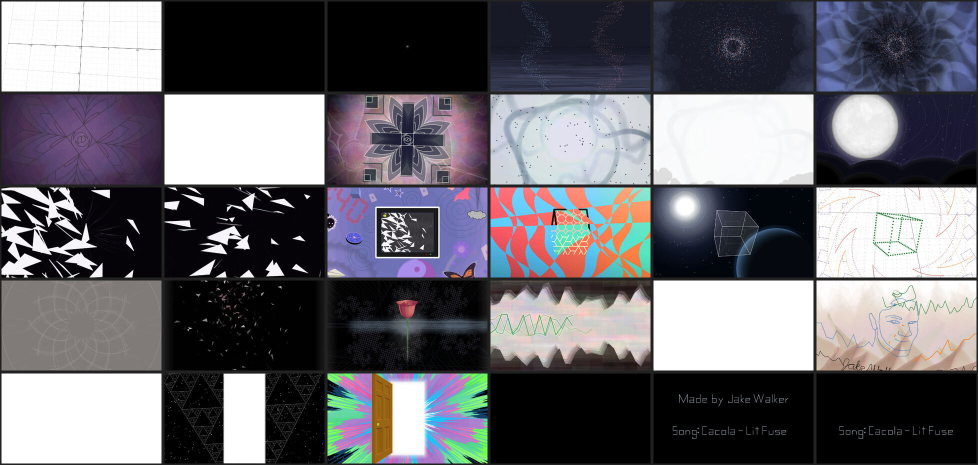
#> input picture research/img/apotheosis.jpg, 1956 x 930 px (shown at 1/2 size); its folder holds only this picture in this run
$ python -i cel.py   (imports and definitions only)
#> lines starting #> are read from the running program, lines starting #| are printed output that depends on the picture; after the words box and inside, x2 and y2 are one past the last pixel; in counts of white or black regions, pixels touching at a corner belong together
#!/usr/bin/env python3
"""Clean, hand-made-looking flat-colour ("cel") version of a frame.

One palette per shot (no colour flicker between frames), mean-shift flattening,
soft majority vote on the label map (no speckles, smooth borders), then potrace
with smooth curves. Returns the same slot list video_link.py packs.
"""
import numpy as np, cv2
from video2desmos import potrace_rings

def flatten(img, sp=10, sr=24):
    return cv2.pyrMeanShiftFiltering(img, sp, sr)

# [56 lines left out: functions _km, fit_palette, accent_masks, not called in this run]

def ink(img, block=15, C=18, min_px=30, min_len=12):
    """Ink lines: pixels clearly darker than their neighbourhood (works for grey
    pencil on white as well as black ink), kept only in stroke-like pieces so that
    ground texture and film grain do not turn into speckles."""
#> called with block = 15, C = 18, min_px = 30, min_len = 12
    g = cv2.cvtColor(img, cv2.COLOR_RGB2GRAY)
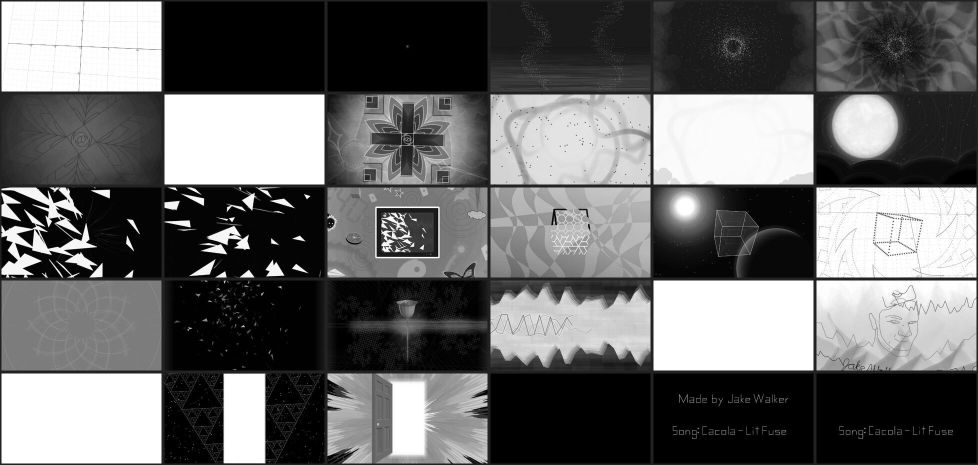
#> g: shape (930, 1956) (shown at 1/2 size); min 0, max 255, mean 105.4
    m = cv2.adaptiveThreshold(g, 255, cv2.ADAPTIVE_THRESH_MEAN_C, cv2.THRESH_BINARY_INV, block, C) > 0
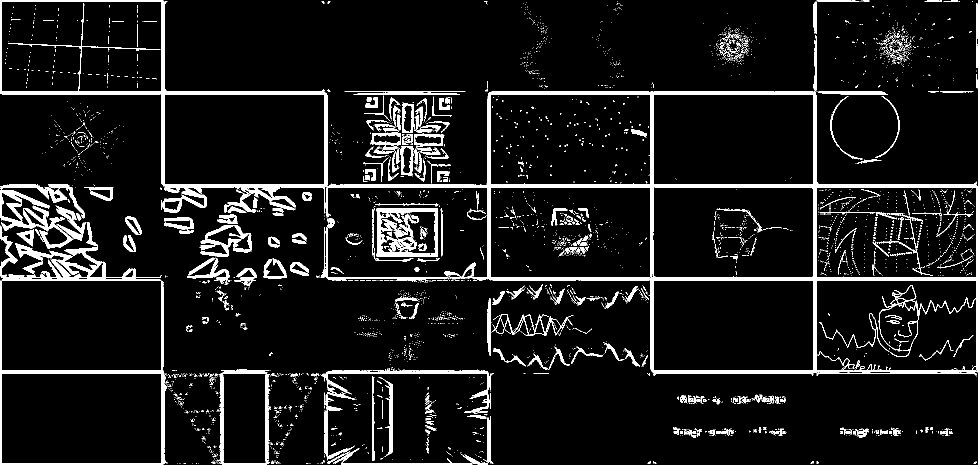
#> m: shape (930, 1956) bool (shown at 1/2 size); 7.7% white; 4098 white regions (3749 under 20 px), largest, box (x1, y1, x2, y2) and area: (0, 0, 1956, 752) 45329, (0, 444, 323, 561) 7539, (0, 369, 170, 498) 6194
    # drop thick dark blobs (a shadow core inside hair is a fill, not a line)
    m &= ~(cv2.morphologyEx(m.astype(np.uint8), cv2.MORPH_OPEN, cv2.getStructuringElement(cv2.MORPH_ELLIPSE, (7, 7))) > 0)
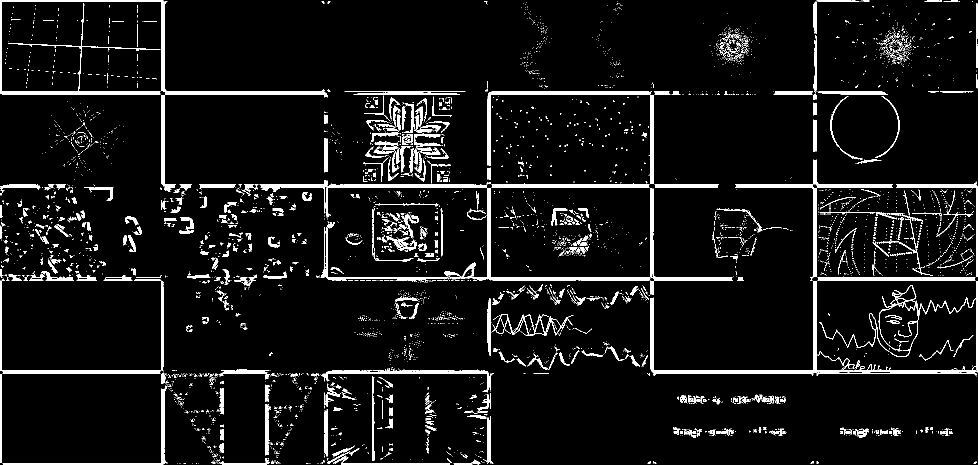
#> m: shape (930, 1956) bool (shown at 1/2 size); 6% white; 4739 white regions (4193 under 20 px), largest, box (x1, y1, x2, y2) and area: (0, 0, 654, 195) 6488, (1300, 562, 1956, 752) 5926, (888, 376, 1466, 561) 5596
    n, cc, st, _ = cv2.connectedComponentsWithStats(m.astype(np.uint8), 8)
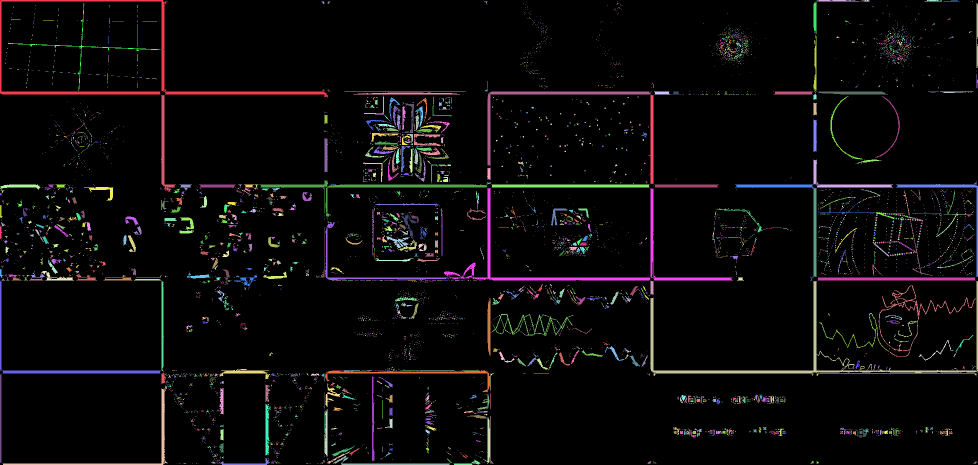
#> cc: shape (930, 1956) int32 (shown at 1/2 size); 4740 distinct labels, from 0 to 4739; one colour per label, 0 black
#> n = 4740
    keep = np.zeros(n, bool)
    keep[1:] = (st[1:, cv2.CC_STAT_AREA] >= min_px) & (np.maximum(st[1:, cv2.CC_STAT_WIDTH], st[1:, cv2.CC_STAT_HEIGHT]) >= min_len)
    return keep[cc]
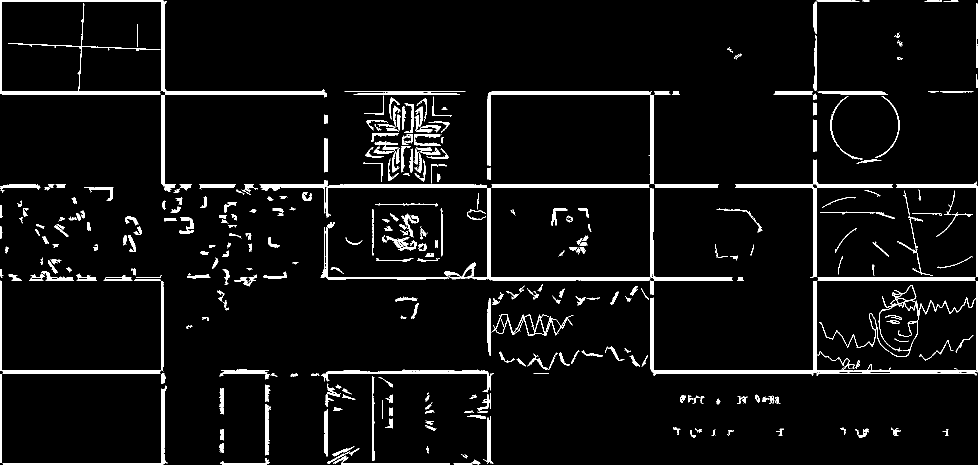
#> returned value: shape (930, 1956) bool (shown at 1/2 size); 5% white; 363 white regions, largest, box (x1, y1, x2, y2) and area: (0, 0, 654, 195) 6488, (1300, 562, 1956, 752) 5926, (888, 376, 1466, 561) 5596

# [50 lines left out: functions light_ink, labels, merge_islands, not called in this run]

def rgb(cen):
    return cv2.cvtColor(cen.reshape(1, -1, 3).astype(np.uint8), cv2.COLOR_LAB2RGB).reshape(-1, 3)

# [26 lines left out: function cel_slots, not called in this run]

>>> import cv2
>>> picture = cv2.cvtColor(cv2.imread('../research/img/apotheosis.jpg'), cv2.COLOR_BGR2RGB)
>>> result = ink(picture)

$ run again, on research/img/tests-effects.jpg
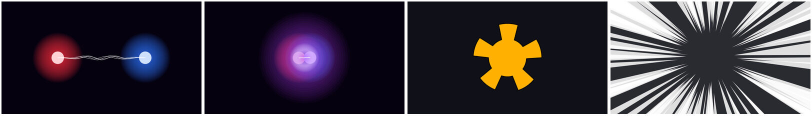
#> input picture research/img/tests-effects.jpg, 1624 x 231 px (shown at 1/2 size)
#> in ink, `n, cc, st, _ = cv2.connectedComponentsWithStats(m.astype(np.uint8), 8)`:
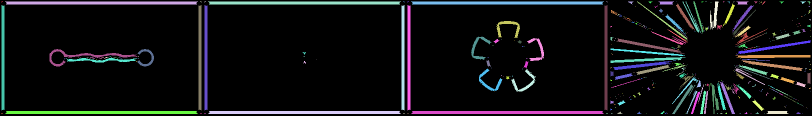
#> cc: shape (231, 1624) int32 (shown at 1/2 size); 408 distinct labels, from 0 to 407; one colour per label, 0 black
#> n = 408; st = 408 rows, first 6: [0, 0, 1624, 231, 333689], [3, 3, 3, 2, 4], [10, 3, 386, 6, 2290], [400, 3, 3, 2, 4], [409, 3, 3, 2, 4], [416, 3, 386, 6, 2290]
#> in ink, `return keep[cc]`:
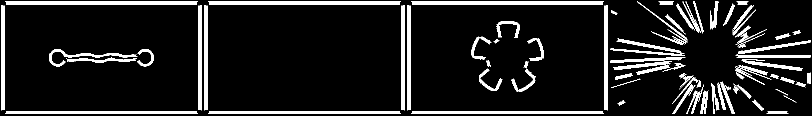
#> returned value: shape (231, 1624) bool (shown at 1/2 size); 10.6% white; 86 white regions, largest, box (x1, y1, x2, y2) and area: (10, 3, 396, 9) 2290, (416, 3, 802, 9) 2290, (822, 3, 1208, 9) 2290
